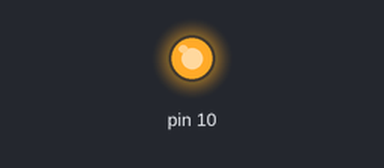
This sketch was run on a simulated Arduino Uno, built with avr-gcc and run on an emulated ATmega328P. Shown: output pins drawn as LEDs (lit = HIGH).

Above: at 0.05 s.
At 1.0 s:
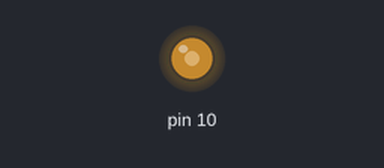
At 2.0 s:
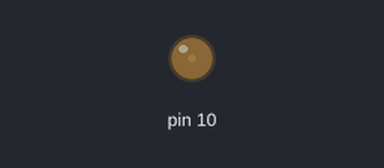
Timing chart, 0 to 4.6 s (numbered marks = the images above):
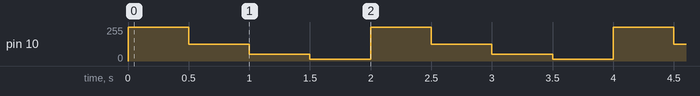

Measured:
- by itself, pin 10: repeats every 2.0 s: 127/255 0.50 s, 51/255 0.50 s, 13/255 0.50 s, 255/255 0.50 s

The sketch:

Practica4.ino
```cpp
void setup() {
  pinMode(10,OUTPUT);
}

void loop() {
  //on at 100%
  analogWrite(10,255);
  delay(500);
  //on at 50
  analogWrite(10,127);
  delay(500);
  //on at 20
  analogWrite(10,51);
  delay(500);
  //on at 5%
  analogWrite(10,13);
  delay(500);


//  for(int i = 0; i<256; i++){
//  analogWrite(10,i);
//  delay(40);
//  }

}
```
